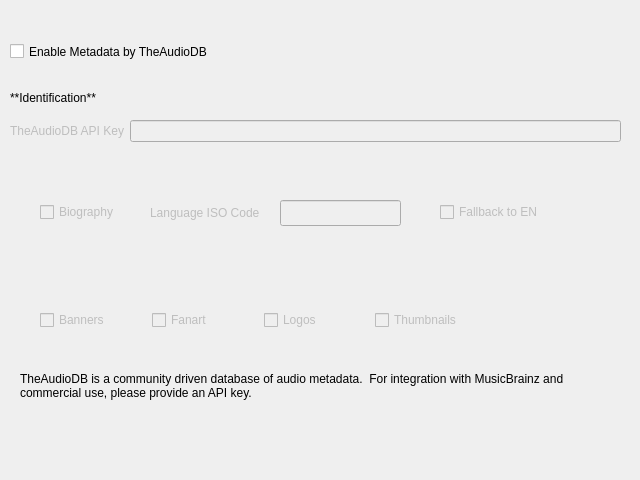
<?xml version="1.0" encoding="UTF-8"?>
<ui version="4.0">
 <class>theaudiodb_ui</class>
 <widget class="QWidget" name="theaudiodb_ui">
  <property name="geometry">
   <rect>
    <x>0</x>
    <y>0</y>
    <width>640</width>
    <height>480</height>
   </rect>
  </property>
  <property name="windowTitle">
   <string>TheAudioDB</string>
  </property>
  <widget class="QLabel" name="config_label">
   <property name="enabled">
    <bool>true</bool>
   </property>
   <property name="geometry">
    <rect>
     <x>10</x>
     <y>90</y>
     <width>311</width>
     <height>16</height>
    </rect>
   </property>
   <property name="text">
    <string>**Identification**</string>
   </property>
   <property name="textFormat">
    <enum>Qt::MarkdownText</enum>
   </property>
  </widget>
  <widget class="QWidget" name="formLayoutWidget">
   <property name="geometry">
    <rect>
     <x>10</x>
     <y>120</y>
     <width>611</width>
     <height>51</height>
    </rect>
   </property>
   <layout class="QFormLayout" name="theaudiodb_auth_layout">
    <property name="labelAlignment">
     <set>Qt::AlignCenter</set>
    </property>
    <property name="formAlignment">
     <set>Qt::AlignLeading|Qt::AlignLeft|Qt::AlignTop</set>
    </property>
    <item row="0" column="0">
     <widget class="QLabel" name="apikey_label">
      <property name="enabled">
       <bool>false</bool>
      </property>
      <property name="text">
       <string>TheAudioDB API Key</string>
      </property>
     </widget>
    </item>
    <item row="0" column="1">
     <widget class="QLineEdit" name="apikey_lineedit">
      <property name="enabled">
       <bool>false</bool>
      </property>
      <property name="echoMode">
       <enum>QLineEdit::Password</enum>
      </property>
     </widget>
    </item>
   </layout>
  </widget>
  <widget class="QCheckBox" name="theaudiodb_checkbox">
   <property name="geometry">
    <rect>
     <x>10</x>
     <y>40</y>
     <width>361</width>
     <height>23</height>
    </rect>
   </property>
   <property name="text">
    <string>Enable Metadata by TheAudioDB</string>
   </property>
  </widget>
  <widget class="QLabel" name="theaudiodb_desclabel">
   <property name="geometry">
    <rect>
     <x>20</x>
     <y>360</y>
     <width>591</width>
     <height>51</height>
    </rect>
   </property>
   <property name="text">
    <string>TheAudioDB is a community driven database of audio metadata.  For integration with MusicBrainz and commercial use, please provide an API key.</string>
   </property>
   <property name="wordWrap">
    <bool>true</bool>
   </property>
  </widget>
  <widget class="QWidget" name="horizontalLayoutWidget">
   <property name="geometry">
    <rect>
     <x>40</x>
     <y>280</y>
     <width>441</width>
     <height>80</height>
    </rect>
   </property>
   <layout class="QHBoxLayout" name="checkbox_layout">
    <item>
     <widget class="QCheckBox" name="banners_checkbox">
      <property name="enabled">
       <bool>false</bool>
      </property>
      <property name="text">
       <string>Banners</string>
      </property>
     </widget>
    </item>
    <item>
     <widget class="QCheckBox" name="fanart_checkbox">
      <property name="enabled">
       <bool>false</bool>
      </property>
      <property name="text">
       <string>Fanart</string>
      </property>
     </widget>
    </item>
    <item>
     <widget class="QCheckBox" name="logos_checkbox">
      <property name="enabled">
       <bool>false</bool>
      </property>
      <property name="text">
       <string>Logos</string>
      </property>
     </widget>
    </item>
    <item>
     <widget class="QCheckBox" name="thumbnails_checkbox">
      <property name="enabled">
       <bool>false</bool>
      </property>
      <property name="text">
       <string>Thumbnails</string>
      </property>
     </widget>
    </item>
   </layout>
  </widget>
  <widget class="QCheckBox" name="bio_checkbox">
   <property name="enabled">
    <bool>false</bool>
   </property>
   <property name="geometry">
    <rect>
     <x>40</x>
     <y>200</y>
     <width>88</width>
     <height>24</height>
    </rect>
   </property>
   <property name="text">
    <string>Biography</string>
   </property>
  </widget>
  <widget class="QLabel" name="bio_iso_label">
   <property name="enabled">
    <bool>false</bool>
   </property>
   <property name="geometry">
    <rect>
     <x>150</x>
     <y>200</y>
     <width>121</width>
     <height>26</height>
    </rect>
   </property>
   <property name="text">
    <string>Language ISO Code</string>
   </property>
  </widget>
  <widget class="QLineEdit" name="bio_iso_lineedit">
   <property name="enabled">
    <bool>false</bool>
   </property>
   <property name="geometry">
    <rect>
     <x>280</x>
     <y>200</y>
     <width>121</width>
     <height>26</height>
    </rect>
   </property>
  </widget>
  <widget class="QCheckBox" name="bio_iso_en_checkbox">
   <property name="enabled">
    <bool>false</bool>
   </property>
   <property name="geometry">
    <rect>
     <x>440</x>
     <y>200</y>
     <width>111</width>
     <height>24</height>
    </rect>
   </property>
   <property name="text">
    <string>Fallback to EN</string>
   </property>
  </widget>
 </widget>
 <resources/>
 <connections>
  <connection>
   <sender>theaudiodb_checkbox</sender>
   <signal>toggled(bool)</signal>
   <receiver>apikey_label</receiver>
   <slot>setEnabled(bool)</slot>
   <hints>
    <hint type="sourcelabel">
     <x>115</x>
     <y>61</y>
    </hint>
    <hint type="destinationlabel">
     <x>56</x>
     <y>214</y>
    </hint>
   </hints>
  </connection>
  <connection>
   <sender>theaudiodb_checkbox</sender>
   <signal>toggled(bool)</signal>
   <receiver>apikey_lineedit</receiver>
   <slot>setEnabled(bool)</slot>
   <hints>
    <hint type="sourcelabel">
     <x>115</x>
     <y>61</y>
    </hint>
    <hint type="destinationlabel">
     <x>363</x>
     <y>214</y>
    </hint>
   </hints>
  </connection>
  <connection>
   <sender>theaudiodb_checkbox</sender>
   <signal>toggled(bool)</signal>
   <receiver>banners_checkbox</receiver>
   <slot>setEnabled(bool)</slot>
   <hints>
    <hint type="sourcelabel">
     <x>190</x>
     <y>51</y>
    </hint>
    <hint type="destinationlabel">
     <x>72</x>
     <y>201</y>
    </hint>
   </hints>
  </connection>
  <connection>
   <sender>theaudiodb_checkbox</sender>
   <signal>toggled(bool)</signal>
   <receiver>fanart_checkbox</receiver>
   <slot>setEnabled(bool)</slot>
   <hints>
    <hint type="sourcelabel">
     <x>190</x>
     <y>51</y>
    </hint>
    <hint type="destinationlabel">
     <x>72</x>
     <y>231</y>
    </hint>
   </hints>
  </connection>
  <connection>
   <sender>theaudiodb_checkbox</sender>
   <signal>toggled(bool)</signal>
   <receiver>logos_checkbox</receiver>
   <slot>setEnabled(bool)</slot>
   <hints>
    <hint type="sourcelabel">
     <x>190</x>
     <y>51</y>
    </hint>
    <hint type="destinationlabel">
     <x>72</x>
     <y>261</y>
    </hint>
   </hints>
  </connection>
  <connection>
   <sender>theaudiodb_checkbox</sender>
   <signal>toggled(bool)</signal>
   <receiver>thumbnails_checkbox</receiver>
   <slot>setEnabled(bool)</slot>
   <hints>
    <hint type="sourcelabel">
     <x>190</x>
     <y>51</y>
    </hint>
    <hint type="destinationlabel">
     <x>85</x>
     <y>291</y>
    </hint>
   </hints>
  </connection>
  <connection>
   <sender>bio_checkbox</sender>
   <signal>toggled(bool)</signal>
   <receiver>bio_iso_lineedit</receiver>
   <slot>setEnabled(bool)</slot>
   <hints>
    <hint type="sourcelabel">
     <x>70</x>
     <y>164</y>
    </hint>
    <hint type="destinationlabel">
     <x>378</x>
     <y>195</y>
    </hint>
   </hints>
  </connection>
  <connection>
   <sender>bio_checkbox</sender>
   <signal>toggled(bool)</signal>
   <receiver>bio_iso_label</receiver>
   <slot>setEnabled(bool)</slot>
   <hints>
    <hint type="sourcelabel">
     <x>70</x>
     <y>164</y>
    </hint>
    <hint type="destinationlabel">
     <x>71</x>
     <y>195</y>
    </hint>
   </hints>
  </connection>
  <connection>
   <sender>theaudiodb_checkbox</sender>
   <signal>toggled(bool)</signal>
   <receiver>bio_checkbox</receiver>
   <slot>setEnabled(bool)</slot>
   <hints>
    <hint type="sourcelabel">
     <x>190</x>
     <y>51</y>
    </hint>
    <hint type="destinationlabel">
     <x>70</x>
     <y>164</y>
    </hint>
   </hints>
  </connection>
  <connection>
   <sender>bio_checkbox</sender>
   <signal>toggled(bool)</signal>
   <receiver>bio_iso_en_checkbox</receiver>
   <slot>setEnabled(bool)</slot>
   <hints>
    <hint type="sourcelabel">
     <x>83</x>
     <y>211</y>
    </hint>
    <hint type="destinationlabel">
     <x>495</x>
     <y>211</y>
    </hint>
   </hints>
  </connection>
 </connections>
</ui>
